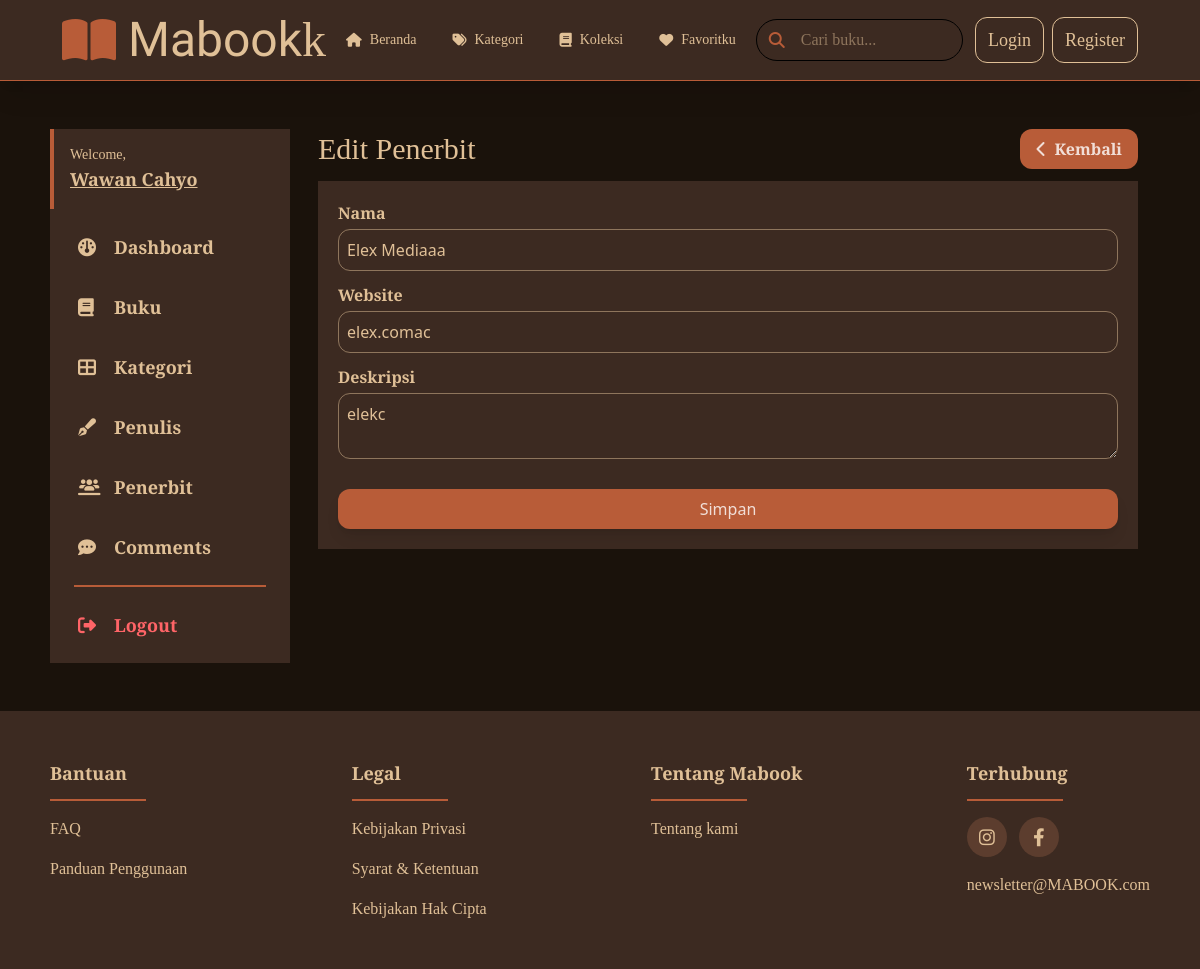
Before: /admin/publisher-update.php?id=1 with the older database file.
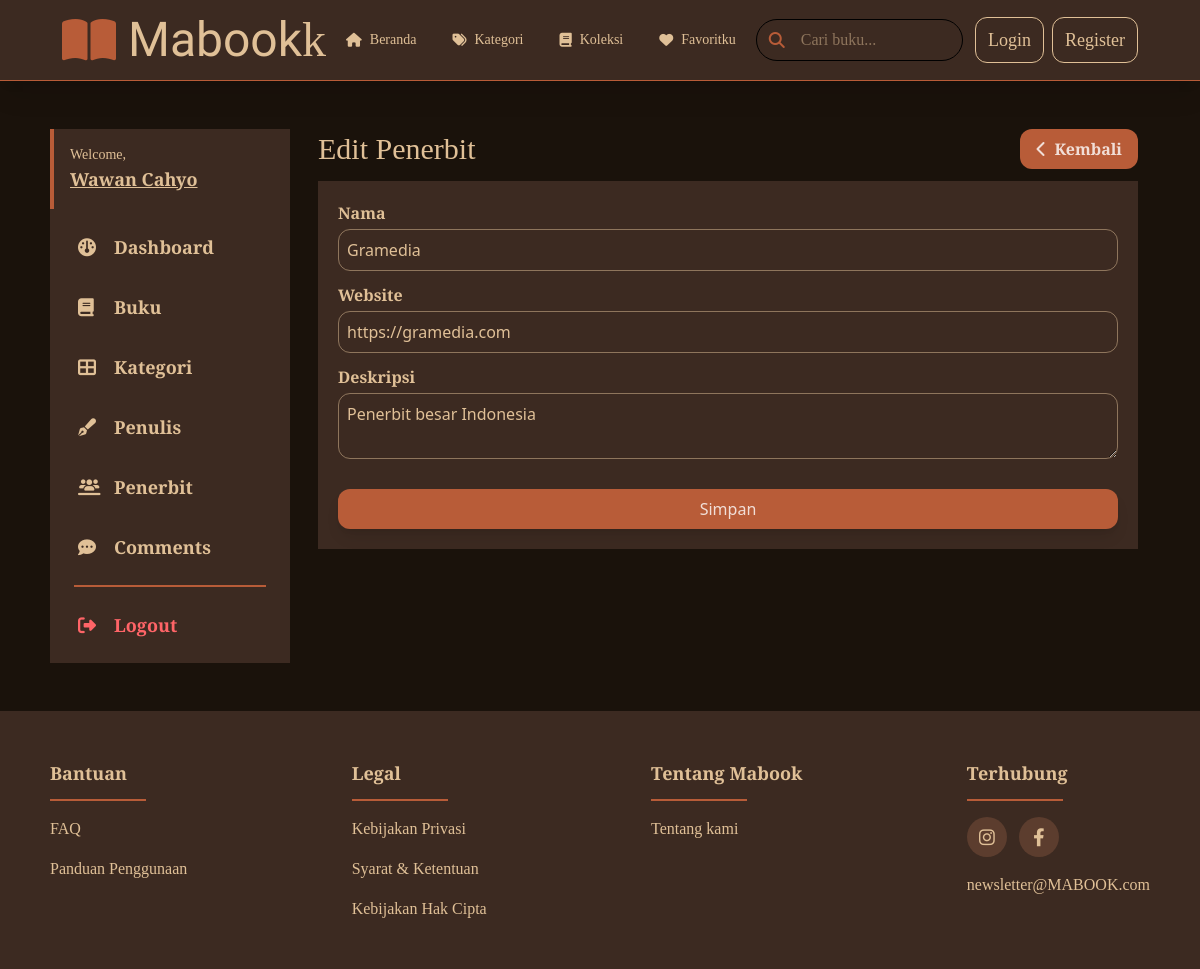
After: the same page with the newer database file.
### tables this page shows
CREATE TABLE `publishers` (
  `id` bigint UNSIGNED NOT NULL,
  `name` varchar(255) NOT NULL,
  `website` varchar(255) DEFAULT NULL,
  `description` mediumtext,
  `created_at` datetime NOT NULL
);

### config/config.php (called while the page is built, shortened)
<?php
$old = $_SESSION['old'] ?? null;

### functions/publishers.php (called while the page is built, shortened)
<?php
require_once __DIR__ . '/../config/db.php';
function getPublisher($id)
{
    global $conn;
    $stmt = $conn->prepare('SELECT * FROM publishers WHERE id = ?');
    $stmt->bind_param('i', $id);
    $stmt->execute();
    return $stmt->get_result()->fetch_assoc();
}

### admin/publisher-update.php (the view, shortened to what this page needs)
<?php require_once(__DIR__ . '/../config/config.php') ?>
<?php require_once(__DIR__ . '/../functions/publishers.php') ?>
<?php
$id = $_GET['id'];
$publisher = getPublisher($id);
?>
<!DOCTYPE html>
<html lang="en">
<head>
    <link rel="stylesheet" href="https://cdnjs.cloudflare.com/ajax/libs/font-awesome/6.4.0/css/all.min.css">
    <link rel="stylesheet" href="/mabook/src/output.css">
</head>
<body class="bg-[url('https://www.transparenttextures.com/patterns/black-paper.png')] bg-[#1A120B]">
    <?php require_once(__DIR__ . '/../include/header.php') ?>
    <div class="w-11/12 max-w-[1200px] mx-auto mt-12 flex items-start gap-4 relative">
        <?php require_once(__DIR__ . '/../include/admin-sidebar.php') ?>
        <div class="w-full px-3">
            <div>
                <div class="font-crimson text-mabook-light flex justify-between items-center">
                    <div class="text-3xl">Edit Penerbit</div>
                    <a href="publishers.php" class="bg-mabook-midtone text-white/80 py-2 px-4 rounded-xl duration-200 hover:-translate-y-0.5 active:translate-y-1">
                        <div class="flex gap-2 items-center font-semibold">
                            <i class="fas fa-chevron-left"></i>
                            Kembali
                        </div>
                    </a>
                </div>
                <div class="bg-mabook-primary w-full p-5 mt-3">
                    <form action="#" method="POST">
                        <div class="mb-3">
                            <label for="name" class="mabook-label">Nama</label>
                            <input type="text" id="name" name="name" value="<?= $old['name'] ?? $publisher['name'] ?>" class="mabook-form-control" placeholder="Tuliskan nama penerbit...">
                        </div>
                        <div class="mb-3">
                            <label for="website" class="mabook-label">Website</label>
                            <input type="text" id="website" name="website" value="<?= $old['website'] ?? $publisher['website'] ?>" class="mabook-form-control" placeholder="Tuliskan alamat website penerbit...">
                        </div>
                        <div class="mb-3">
                            <label for="description" class="mabook-label">Deskripsi</label>
                            <textarea name="description" id="description" placeholder="Tuliskan deskripsi tentang penerbit..." class="mabook-form-control"><?= $old['description'] ?? $publisher['description'] ?></textarea>
                        </div>
                        <button class="mabook-btn-primary mt-3">Simpan</button>
                    </form>
                </div>
            </div>
        </div>
    </div>
    <?php require_once(__DIR__ . '/../include/footer.php') ?>
</body>
</html>

Changed rows visible on the page:
changed publishers: name "Elex Mediaaa" → "Gramedia"; website "elex.comac" → "https://gramedia.com"; description "elekc" → "Penerbit besar Indonesia"
